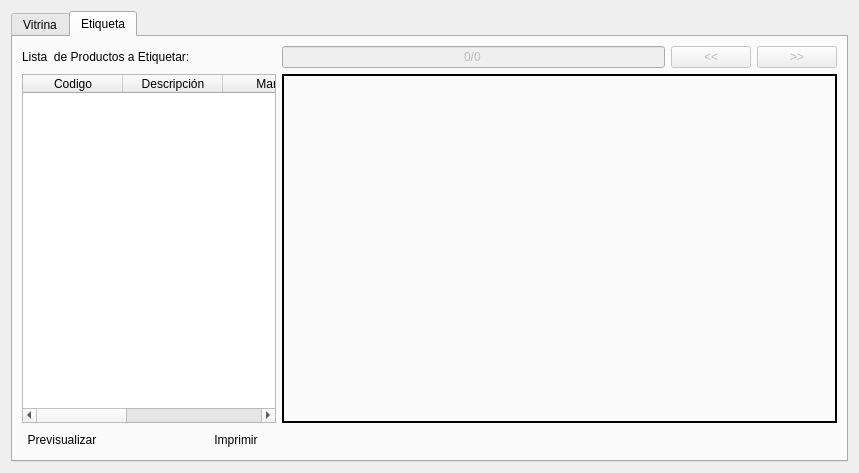
<?xml version="1.0" encoding="UTF-8"?>
<ui version="4.0">
 <class>ui_tienda</class>
 <widget class="QWidget" name="ui_tienda">
  <property name="geometry">
   <rect>
    <x>0</x>
    <y>0</y>
    <width>859</width>
    <height>473</height>
   </rect>
  </property>
  <property name="windowTitle">
   <string>Form</string>
  </property>
  <layout class="QGridLayout" name="gridLayout_2">
   <item row="0" column="0">
    <widget class="QTabWidget" name="tabWidget">
     <property name="currentIndex">
      <number>1</number>
     </property>
     <widget class="QWidget" name="tab_vitrina">
      <attribute name="title">
       <string>Vitrina</string>
      </attribute>
      <layout class="QGridLayout" name="gridLayout_4">
       <item row="0" column="0">
        <layout class="QGridLayout" name="gridLayout_3">
         <item row="0" column="0">
          <layout class="QGridLayout" name="gridLayout">
           <item row="5" column="0">
            <widget class="QLabel" name="label">
             <property name="text">
              <string>Estado</string>
             </property>
            </widget>
           </item>
           <item row="1" column="1">
            <widget class="QComboBox" name="comboBox_tienda">
             <item>
              <property name="text">
               <string/>
              </property>
             </item>
            </widget>
           </item>
           <item row="0" column="0">
            <widget class="QLabel" name="lblEmpresa">
             <property name="text">
              <string>Empresa: </string>
             </property>
            </widget>
           </item>
           <item row="5" column="1">
            <widget class="QLineEdit" name="lineEdit_estado"/>
           </item>
           <item row="0" column="4">
            <widget class="QPushButton" name="btnDeshabilitar_empresa">
             <property name="sizePolicy">
              <sizepolicy hsizetype="Fixed" vsizetype="Fixed">
               <horstretch>0</horstretch>
               <verstretch>0</verstretch>
              </sizepolicy>
             </property>
             <property name="text">
              <string/>
             </property>
             <property name="icon">
              <iconset resource="../Icons/Icons.qrc">
               <normaloff>:/Icons/notification_error.png</normaloff>:/Icons/notification_error.png</iconset>
             </property>
             <property name="flat">
              <bool>true</bool>
             </property>
            </widget>
           </item>
           <item row="0" column="5">
            <spacer name="horizontalSpacer">
             <property name="orientation">
              <enum>Qt::Horizontal</enum>
             </property>
             <property name="sizeHint" stdset="0">
              <size>
               <width>40</width>
               <height>20</height>
              </size>
             </property>
            </spacer>
           </item>
           <item row="0" column="6">
            <widget class="QPushButton" name="btnImprimir">
             <property name="text">
              <string>Imprimir</string>
             </property>
             <property name="icon">
              <iconset resource="../Icons/Icons.qrc">
               <normaloff>:/Icons/Printer_Picture.png</normaloff>:/Icons/Printer_Picture.png</iconset>
             </property>
             <property name="flat">
              <bool>true</bool>
             </property>
            </widget>
           </item>
           <item row="1" column="0">
            <widget class="QLabel" name="lblTienda">
             <property name="text">
              <string>Tienda: </string>
             </property>
            </widget>
           </item>
           <item row="2" column="0">
            <widget class="QLabel" name="lblVitrina">
             <property name="text">
              <string>Vitrina: </string>
             </property>
            </widget>
           </item>
           <item row="0" column="3">
            <widget class="QPushButton" name="btnEditar_empresa">
             <property name="sizePolicy">
              <sizepolicy hsizetype="Fixed" vsizetype="Fixed">
               <horstretch>0</horstretch>
               <verstretch>0</verstretch>
              </sizepolicy>
             </property>
             <property name="text">
              <string/>
             </property>
             <property name="icon">
              <iconset resource="../Icons/Icons.qrc">
               <normaloff>:/Icons/1348112116_file_edit.png</normaloff>:/Icons/1348112116_file_edit.png</iconset>
             </property>
             <property name="flat">
              <bool>true</bool>
             </property>
            </widget>
           </item>
           <item row="2" column="1">
            <widget class="QComboBox" name="comboBox_vitrina">
             <item>
              <property name="text">
               <string/>
              </property>
             </item>
             <item>
              <property name="text">
               <string/>
              </property>
             </item>
            </widget>
           </item>
           <item row="1" column="2">
            <widget class="QPushButton" name="btnAgregar_tienda">
             <property name="sizePolicy">
              <sizepolicy hsizetype="Fixed" vsizetype="Fixed">
               <horstretch>0</horstretch>
               <verstretch>0</verstretch>
              </sizepolicy>
             </property>
             <property name="text">
              <string/>
             </property>
             <property name="icon">
              <iconset resource="../Icons/Icons.qrc">
               <normaloff>:/Icons/1348112114_notification_add.png</normaloff>:/Icons/1348112114_notification_add.png</iconset>
             </property>
             <property name="flat">
              <bool>true</bool>
             </property>
            </widget>
           </item>
           <item row="1" column="3">
            <widget class="QPushButton" name="btnEditar_tienda">
             <property name="sizePolicy">
              <sizepolicy hsizetype="Fixed" vsizetype="Fixed">
               <horstretch>0</horstretch>
               <verstretch>0</verstretch>
              </sizepolicy>
             </property>
             <property name="text">
              <string/>
             </property>
             <property name="icon">
              <iconset resource="../Icons/Icons.qrc">
               <normaloff>:/Icons/1348112116_file_edit.png</normaloff>:/Icons/1348112116_file_edit.png</iconset>
             </property>
             <property name="flat">
              <bool>true</bool>
             </property>
            </widget>
           </item>
           <item row="1" column="4">
            <widget class="QPushButton" name="btnDeshabilitar_tienda">
             <property name="sizePolicy">
              <sizepolicy hsizetype="Fixed" vsizetype="Fixed">
               <horstretch>0</horstretch>
               <verstretch>0</verstretch>
              </sizepolicy>
             </property>
             <property name="text">
              <string/>
             </property>
             <property name="icon">
              <iconset resource="../Icons/Icons.qrc">
               <normaloff>:/Icons/notification_error.png</normaloff>:/Icons/notification_error.png</iconset>
             </property>
             <property name="flat">
              <bool>true</bool>
             </property>
            </widget>
           </item>
           <item row="1" column="6">
            <widget class="QPushButton" name="pushButton_quitar">
             <property name="text">
              <string>Quitar</string>
             </property>
             <property name="icon">
              <iconset resource="../Icons/Icons.qrc">
               <normaloff>:/Icons/close.png</normaloff>:/Icons/close.png</iconset>
             </property>
             <property name="flat">
              <bool>true</bool>
             </property>
            </widget>
           </item>
           <item row="2" column="2">
            <widget class="QPushButton" name="btnAgregar_vitrina">
             <property name="sizePolicy">
              <sizepolicy hsizetype="Fixed" vsizetype="Fixed">
               <horstretch>0</horstretch>
               <verstretch>0</verstretch>
              </sizepolicy>
             </property>
             <property name="text">
              <string/>
             </property>
             <property name="icon">
              <iconset resource="../Icons/Icons.qrc">
               <normaloff>:/Icons/1348112114_notification_add.png</normaloff>:/Icons/1348112114_notification_add.png</iconset>
             </property>
             <property name="flat">
              <bool>true</bool>
             </property>
            </widget>
           </item>
           <item row="2" column="3">
            <widget class="QPushButton" name="btnEditar_vitrina">
             <property name="sizePolicy">
              <sizepolicy hsizetype="Fixed" vsizetype="Fixed">
               <horstretch>0</horstretch>
               <verstretch>0</verstretch>
              </sizepolicy>
             </property>
             <property name="text">
              <string/>
             </property>
             <property name="icon">
              <iconset resource="../Icons/Icons.qrc">
               <normaloff>:/Icons/1348112116_file_edit.png</normaloff>:/Icons/1348112116_file_edit.png</iconset>
             </property>
             <property name="flat">
              <bool>true</bool>
             </property>
            </widget>
           </item>
           <item row="2" column="4">
            <widget class="QPushButton" name="btnDeshabilitar_vitrina">
             <property name="sizePolicy">
              <sizepolicy hsizetype="Fixed" vsizetype="Fixed">
               <horstretch>0</horstretch>
               <verstretch>0</verstretch>
              </sizepolicy>
             </property>
             <property name="text">
              <string/>
             </property>
             <property name="icon">
              <iconset resource="../Icons/Icons.qrc">
               <normaloff>:/Icons/notification_error.png</normaloff>:/Icons/notification_error.png</iconset>
             </property>
             <property name="flat">
              <bool>true</bool>
             </property>
            </widget>
           </item>
           <item row="2" column="6">
            <widget class="QPushButton" name="pushButton_traspaso">
             <property name="text">
              <string>A vitrina</string>
             </property>
             <property name="icon">
              <iconset resource="../Icons/Icons.qrc">
               <normaloff>:/Icons/inventory-maintenance.png</normaloff>:/Icons/inventory-maintenance.png</iconset>
             </property>
             <property name="flat">
              <bool>true</bool>
             </property>
            </widget>
           </item>
           <item row="3" column="0">
            <widget class="QLabel" name="lblNivel">
             <property name="text">
              <string>Nivel:</string>
             </property>
            </widget>
           </item>
           <item row="3" column="1">
            <widget class="QComboBox" name="comboBox_niveles">
             <item>
              <property name="text">
               <string/>
              </property>
             </item>
            </widget>
           </item>
           <item row="3" column="6">
            <widget class="QPushButton" name="button_traspaso_almacen">
             <property name="text">
              <string>A almacen</string>
             </property>
             <property name="icon">
              <iconset resource="../Icons/Icons.qrc">
               <normaloff>:/Icons/1354339097_localbusiness-y.png</normaloff>:/Icons/1354339097_localbusiness-y.png</iconset>
             </property>
             <property name="flat">
              <bool>true</bool>
             </property>
            </widget>
           </item>
           <item row="0" column="1">
            <widget class="QComboBox" name="comboBox_empresa"/>
           </item>
           <item row="0" column="2">
            <widget class="QPushButton" name="btnAgregar_empresa">
             <property name="sizePolicy">
              <sizepolicy hsizetype="Fixed" vsizetype="Fixed">
               <horstretch>0</horstretch>
               <verstretch>0</verstretch>
              </sizepolicy>
             </property>
             <property name="text">
              <string/>
             </property>
             <property name="icon">
              <iconset resource="../Icons/Icons.qrc">
               <normaloff>:/Icons/1348112114_notification_add.png</normaloff>:/Icons/1348112114_notification_add.png</iconset>
             </property>
             <property name="flat">
              <bool>true</bool>
             </property>
            </widget>
           </item>
           <item row="4" column="2">
            <widget class="QPushButton" name="pushButton_reponer">
             <property name="text">
              <string/>
             </property>
             <property name="icon">
              <iconset resource="../Icons/Icons.qrc">
               <normaloff>:/Icons/system-software-update.png</normaloff>:/Icons/system-software-update.png</iconset>
             </property>
             <property name="flat">
              <bool>true</bool>
             </property>
            </widget>
           </item>
           <item row="4" column="1">
            <widget class="QLineEdit" name="lineEdit_cod_reponer"/>
           </item>
           <item row="4" column="0">
            <widget class="QLabel" name="label_cod">
             <property name="text">
              <string>Cod. Reponer</string>
             </property>
            </widget>
           </item>
           <item row="5" column="6">
            <widget class="QPushButton" name="pushButton_aceptar_traspaso">
             <property name="text">
              <string>Aceptar Traslado</string>
             </property>
             <property name="icon">
              <iconset resource="../Icons/Icons.qrc">
               <normaloff>:/Icons/notification_done.png</normaloff>:/Icons/notification_done.png</iconset>
             </property>
             <property name="flat">
              <bool>false</bool>
             </property>
            </widget>
           </item>
           <item row="4" column="6">
            <widget class="QPushButton" name="pushButton_etiqueta">
             <property name="text">
              <string>Etiquetar</string>
             </property>
             <property name="icon">
              <iconset resource="../Icons/Icons.qrc">
               <normaloff>:/Icons/tag.png</normaloff>:/Icons/tag.png</iconset>
             </property>
             <property name="flat">
              <bool>true</bool>
             </property>
            </widget>
           </item>
          </layout>
         </item>
         <item row="1" column="0">
          <widget class="QTableWidget" name="grilla"/>
         </item>
        </layout>
       </item>
      </layout>
     </widget>
     <widget class="QWidget" name="tab_etiqueta">
      <attribute name="title">
       <string>Etiqueta</string>
      </attribute>
      <layout class="QGridLayout" name="gridLayout_6">
       <item row="0" column="0">
        <layout class="QGridLayout" name="gridLayout_5">
         <item row="0" column="0">
          <widget class="QLabel" name="label_8">
           <property name="sizePolicy">
            <sizepolicy hsizetype="Fixed" vsizetype="Preferred">
             <horstretch>0</horstretch>
             <verstretch>0</verstretch>
            </sizepolicy>
           </property>
           <property name="text">
            <string>Lista  de Productos a Etiquetar:</string>
           </property>
          </widget>
         </item>
         <item row="0" column="2">
          <widget class="QLineEdit" name="lineEdit_pag">
           <property name="enabled">
            <bool>false</bool>
           </property>
           <property name="text">
            <string>0/0</string>
           </property>
           <property name="echoMode">
            <enum>QLineEdit::Normal</enum>
           </property>
           <property name="alignment">
            <set>Qt::AlignCenter</set>
           </property>
           <property name="readOnly">
            <bool>true</bool>
           </property>
          </widget>
         </item>
         <item row="0" column="3">
          <widget class="QPushButton" name="pushButton_anterior">
           <property name="enabled">
            <bool>false</bool>
           </property>
           <property name="text">
            <string>&lt;&lt;</string>
           </property>
          </widget>
         </item>
         <item row="0" column="4">
          <widget class="QPushButton" name="pushButton_siguiente">
           <property name="enabled">
            <bool>false</bool>
           </property>
           <property name="text">
            <string>&gt;&gt;</string>
           </property>
          </widget>
         </item>
         <item row="1" column="0" colspan="2">
          <widget class="QTableWidget" name="tableView_etiquetas">
           <property name="minimumSize">
            <size>
             <width>0</width>
             <height>0</height>
            </size>
           </property>
           <property name="editTriggers">
            <set>QAbstractItemView::NoEditTriggers</set>
           </property>
           <property name="selectionMode">
            <enum>QAbstractItemView::SingleSelection</enum>
           </property>
           <property name="selectionBehavior">
            <enum>QAbstractItemView::SelectRows</enum>
           </property>
           <column>
            <property name="text">
             <string>Codigo</string>
            </property>
           </column>
           <column>
            <property name="text">
             <string>Descripción</string>
            </property>
           </column>
           <column>
            <property name="text">
             <string>Marca</string>
            </property>
           </column>
           <column>
            <property name="text">
             <string>Precio</string>
            </property>
           </column>
           <column>
            <property name="text">
             <string>Ubicación</string>
            </property>
           </column>
          </widget>
         </item>
         <item row="2" column="0">
          <widget class="QPushButton" name="pushButton_previsualizar">
           <property name="sizePolicy">
            <sizepolicy hsizetype="Fixed" vsizetype="Fixed">
             <horstretch>0</horstretch>
             <verstretch>0</verstretch>
            </sizepolicy>
           </property>
           <property name="text">
            <string>Previsualizar</string>
           </property>
           <property name="icon">
            <iconset resource="../Icons/Icons.qrc">
             <normaloff>:/Icons/1349716430_zoom.png</normaloff>:/Icons/1349716430_zoom.png</iconset>
           </property>
           <property name="shortcut">
            <string>Ctrl+Alt+P</string>
           </property>
           <property name="flat">
            <bool>true</bool>
           </property>
          </widget>
         </item>
         <item row="2" column="1">
          <widget class="QPushButton" name="pushButton_imprimir">
           <property name="sizePolicy">
            <sizepolicy hsizetype="Fixed" vsizetype="Fixed">
             <horstretch>0</horstretch>
             <verstretch>0</verstretch>
            </sizepolicy>
           </property>
           <property name="text">
            <string>Imprimir</string>
           </property>
           <property name="icon">
            <iconset resource="../Icons/Icons.qrc">
             <normaloff>:/Icons/1349716426_print.png</normaloff>:/Icons/1349716426_print.png</iconset>
           </property>
           <property name="shortcut">
            <string>Ctrl+P</string>
           </property>
           <property name="flat">
            <bool>true</bool>
           </property>
          </widget>
         </item>
         <item row="1" column="2" colspan="3">
          <widget class="QLabel" name="draw_label">
           <property name="frameShape">
            <enum>QFrame::WinPanel</enum>
           </property>
           <property name="text">
            <string/>
           </property>
          </widget>
         </item>
        </layout>
       </item>
      </layout>
     </widget>
    </widget>
   </item>
  </layout>
 </widget>
 <resources>
  <include location="../Icons/Icons.qrc"/>
 </resources>
 <connections/>
</ui>
